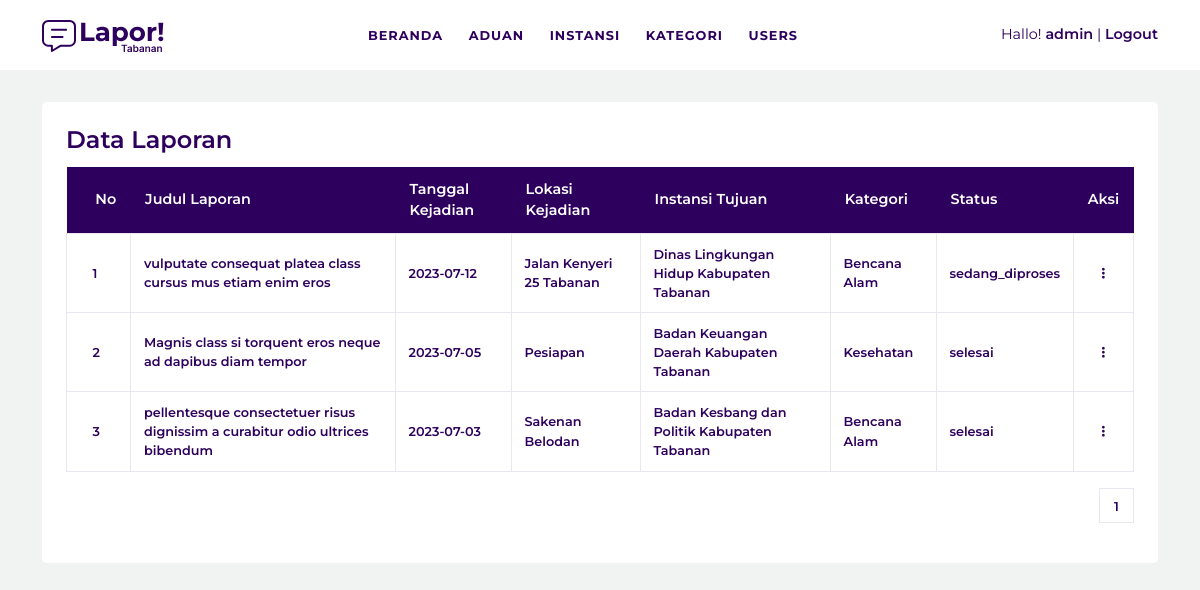
Page /admin-aduan.php (signed in) on the committed database.
### tables this page shows
CREATE TABLE `laporan` (
  `id_laporan` tinyint(4) NOT NULL,
  `judul` varchar(300) NOT NULL,
  `isi` varchar(500) NOT NULL,
  `gambar` int(4) NOT NULL,
  `tanggal` varchar(50) NOT NULL,
  `lokasi` varchar(100) NOT NULL,
  `id_users` tinyint(4) NOT NULL,
  `id_instansi` tinyint(4) NOT NULL,
  `id_kategori` tinyint(4) NOT NULL,
  `status` varchar(50) NOT NULL,
  `tanggal_dibuat` varchar(50) NOT NULL,
  `tanggal_diubah` varchar(50) NOT NULL
);

CREATE TABLE `instansi` (
  `id` tinyint(4) NOT NULL,
  `nama_instansi` varchar(200) NOT NULL,
  `tingkat_instansi` varchar(100) NOT NULL,
  `username` varchar(100) NOT NULL,
  `password` varchar(500) NOT NULL
);

CREATE TABLE `kategori` (
  `id` tinyint(4) NOT NULL,
  `nama_kategori` varchar(100) NOT NULL
);

### admin-aduan.php (the view, shortened to what this page needs)
<?php include 'header.php'; ?>
<section class="aduan-form-wrapper">
	<div class="container">
		<div class="aduan-form-container">
			<div class="aduan-table">
				<h4 class="aduan-table-heading">Data Laporan</h4>
				<table>
					<tr>
						<th>No</th>
						<th>Judul Laporan</th>
						<th>Tanggal Kejadian</th>
						<th>Lokasi Kejadian</th>
						<th>Instansi Tujuan</th>
						<th>Kategori</th>
						<th>Status</th>
						<th>Aksi</th>
					</tr>
					<?php
					$perhalaman = 10;
					$data_pag = mysqli_query( $koneksi, "SELECT * FROM laporan " );
					$jumlah_data_pag = mysqli_num_rows( $data_pag );
					$jumlah_halaman = ceil( $jumlah_data_pag/$perhalaman );
					$halaman_aktif = ( isset($_GET["halaman"]))?$_GET["halaman"]:1;
					$awal_data = ( $perhalaman * $halaman_aktif ) - $perhalaman;
					$sql_get_laporan = mysqli_query( $koneksi, "SELECT * FROM laporan INNER JOIN instansi ON laporan.id_instansi = instansi.id INNER JOIN kategori ON laporan.id_kategori = kategori.id ORDER BY laporan.id_laporan DESC LIMIT $awal_data, $perhalaman " );
					$i = 1;
					while ( $row = mysqli_fetch_array( $sql_get_laporan, MYSQLI_ASSOC ) ) {
					?>
					<tr>
						<td><?php echo $i++; ?></td>
						<td><?php echo $row['judul']; ?></td>
						<td><?php echo $row['tanggal']; ?></td>
						<td><?php echo $row['lokasi']; ?></td>
						<td><?php echo $row['nama_instansi']; ?></td>
						<td><?php echo $row['nama_kategori']; ?></td>
						<td><?php echo $row['status']; ?></td>
						<td class="aduan-aksi text-center">
							<ul>
								<li><i class="fa-solid fa-ellipsis-vertical"></i>
								</li>
							</ul>
						</td>
					</tr>
					<?php } ?>
				</table>
				<div class="aduan-pagination">
				<?php for( $i = 1; $i <= $jumlah_halaman; $i++ ): ?>
					<a href="?halaman=<?php echo $i; ?>" <?php if ( isset($_GET['halaman']) ) { if ( $i == $_GET['halaman'] ) { echo 'class="active"'; } } ?> >
						<?php echo $i; ?>
					</a>
				<?php endfor; ?>
				</div>
			</div>
		</div>
	</div>
</section>
<?php include 'footer.php'; ?>

### assets/css/style.css (style rules this page uses)
:root { --font-family: 'Montserrat', sans-serif; --body-bg: #f1f3f3; --bg: #fff; --bg-dark: #2e005d; --text: #2e005d; --text-gray: ; --text-white: #fff; --text-light: ; --border: #eae6ef; --border-dark: #2e005d; --primary: #2e005d; --secondary: ; --link: ; --link-hover: ; }
body { font-family: var(--font-family); background: var(--body-bg); color: var(--text); }
a { text-decoration: none; color: inherit; }
.aduan-form-wrapper { margin-top: 2em; }
.aduan-form-container { background: var(--bg); padding: 1.5em; border-radius: 5px; }
.aduan-table .aduan-table-heading { font-weight: 600; margin-bottom: .5em; }
.aduan-table table { padding: 0 1em; width: 100%; border-collapse: collapse; }
.aduan-table table th, .aduan-table table td { padding: .8em 1em; }
.aduan-table table th:first-child, .aduan-table table td:first-child { padding-left: 2em; }
.aduan-table table th { background: var(--bg-dark); color: var(--text-white); font-size: .9rem; font-weight: 600; }
.aduan-table table td { border: 1px solid var(--border); font-size: .8rem; font-weight: 600; }
.aduan-aksi ul { list-style-type: none; margin: 0; padding: 0; }
.aduan-aksi ul li { display: inline-block; cursor: pointer; padding: 1em; }
.aduan-pagination { display: flex; justify-content: flex-end; align-items: center; padding: 1em 0; }
.aduan-pagination a { display: inline-block; width: 35px; height: 35px; line-height: 35px; text-align: center; border: 1px solid var(--border); font-weight: 600; font-size: .8rem; }

### rows in the picture
laporan: judul "vulputate consequat platea class cursus mus etiam enim eros", tanggal "2023-07-12", lokasi "Jalan Kenyeri 25 Tabanan", id_instansi.nama_instansi "Dinas Lingkungan Hidup Kabupaten Tabanan", id_kategori.nama_kategori "Bencana Alam", status "sedang_diproses"
laporan: judul "Magnis class si torquent eros neque ad dapibus diam tempor", tanggal "2023-07-05", lokasi "Pesiapan", id_instansi.nama_instansi "Badan Keuangan Daerah Kabupaten Tabanan", id_kategori.nama_kategori "Kesehatan", status "selesai"
laporan: judul "pellentesque consectetuer risus dignissim a curabitur odio ultrices bibendum", tanggal "2023-07-03", lokasi "Sakenan Belodan", id_instansi.nama_instansi "Badan Kesbang dan Politik Kabupaten Tabanan", id_kategori.nama_kategori "Bencana Alam", status "selesai"

### other values in the picture
$_SESSION['username'] "admin"
